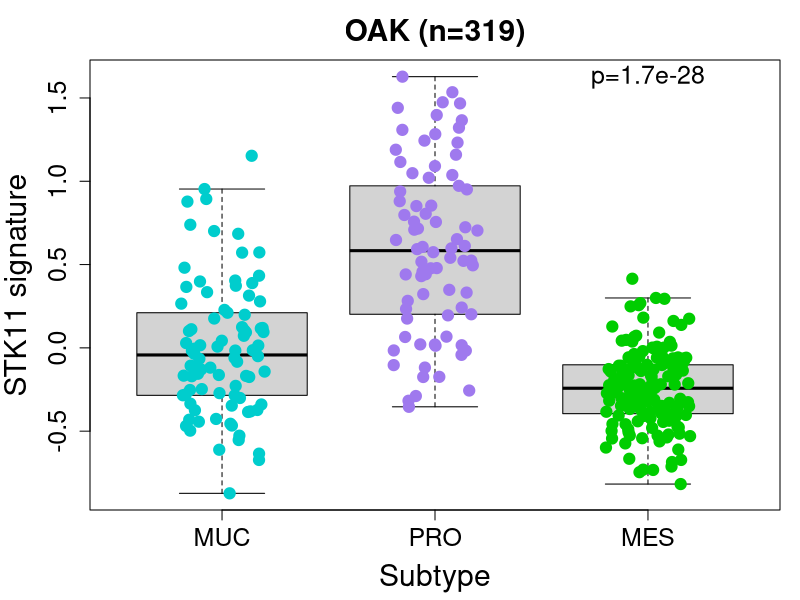
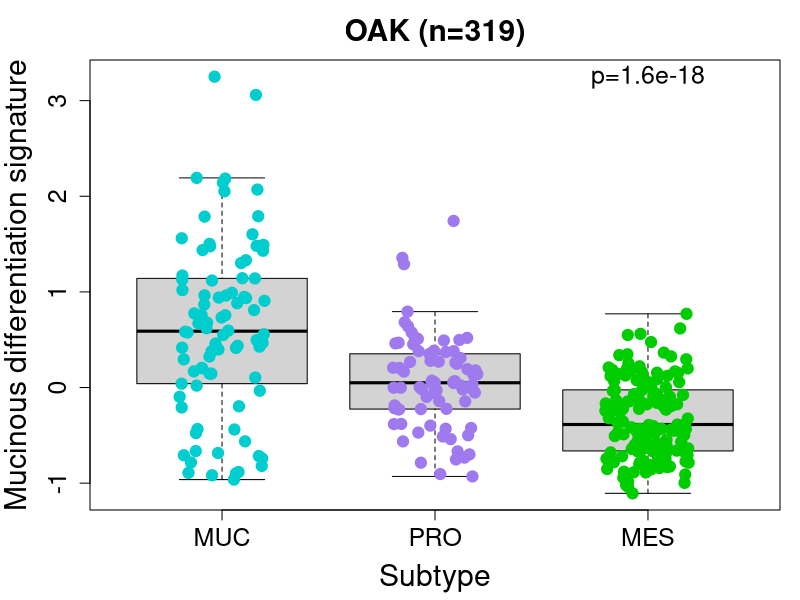

Recreate these plots in R, in order.
study <- "OAK"
data1 <- read.table("../data/OAK_KRASmut_subtypes.tsv", sep="\t", header=TRUE, check.names=FALSE)
data2 <- read.table("../data/OAK_KRASwt_subtypes.tsv", sep="\t", header=TRUE, check.names=FALSE)
data1 <- data1[,-which(colnames(data1) %in% "NMF")]
data <- rbind(data1, data2)

data <- data[!data$Subtype %in% "unclassified", ]
data$Subtype <- factor(data$Subtype, levels=c("MUC", "PRO", "MES"))
nbTumors <- nrow(data)

colors <- rep("cyan3", nbTumors)
colors[data$Subtype %in% "PRO"] <- "mediumpurple2"
colors[data$Subtype %in% "MES"] <- "green3"
pchs <- rep(19, nbTumors)

pdf("../figures/FigS3_OAK_STK11signatureBySubtype.pdf", width=5.5, height=6.5)
par(mar=c(4.5, 4.5, 3, 1))
boxplot(data$STK11_deficiency_signature ~ data$Subtype, outline=FALSE,
				ylab="STK11 signature", xlab="Subtype", main=paste0(study," (n=",nbTumors,")"),
				cex.lab=1.8, cex.axis=1.5, cex.main=1.8, ylim=range(data$STK11_deficiency_signature))
points(jitter(as.numeric(data$Subtype)), data$STK11_deficiency_signature,
					col=colors, pch=pchs, cex=1.5)
pval <- signif(kruskal.test(data$STK11_deficiency_signature ~ data$Subtype)$p.value, 2)
text(x=3, y=max(data$STK11_deficiency_signature), labels=paste0("p=",pval), cex=1.5)
dev.off()

t.test(data$STK11_deficiency_signature[data$Subtype %in% "PRO"],
			data$STK11_deficiency_signature[data$Subtype %in% c("MUC","MES")],
			alternative = "greater")$p.value

pdf("../figures/FigS3_OAK_MucinoussignatureBySubtype.pdf", width=5.5, height=6.5)
par(mar=c(4.5, 4.5, 3, 1))
boxplot(data$Mucinous_differentiation_signature ~ data$Subtype, outline=FALSE,
				ylab="Mucinous differentiation signature", xlab="Subtype", main=paste0(study," (n=",nbTumors,")"),
				cex.lab=1.8, cex.axis=1.5, cex.main=1.8, ylim=range(data$Mucinous_differentiation_signature))
points(jitter(as.numeric(data$Subtype)), data$Mucinous_differentiation_signature,
					col=colors, pch=pchs, cex=1.5)
pval <- signif(kruskal.test(data$Mucinous_differentiation_signature ~ data$Subtype)$p.value, 2)
text(x=3, y=max(data$Mucinous_differentiation_signature), labels=paste0("p=",pval), cex=1.5)
dev.off()

t.test(data$Mucinous_differentiation_signature[data$Subtype %in% "MUC"],
			data$Mucinous_differentiation_signature[data$Subtype %in% c("PRO","MES")],
			alternative = "greater")$p.value
